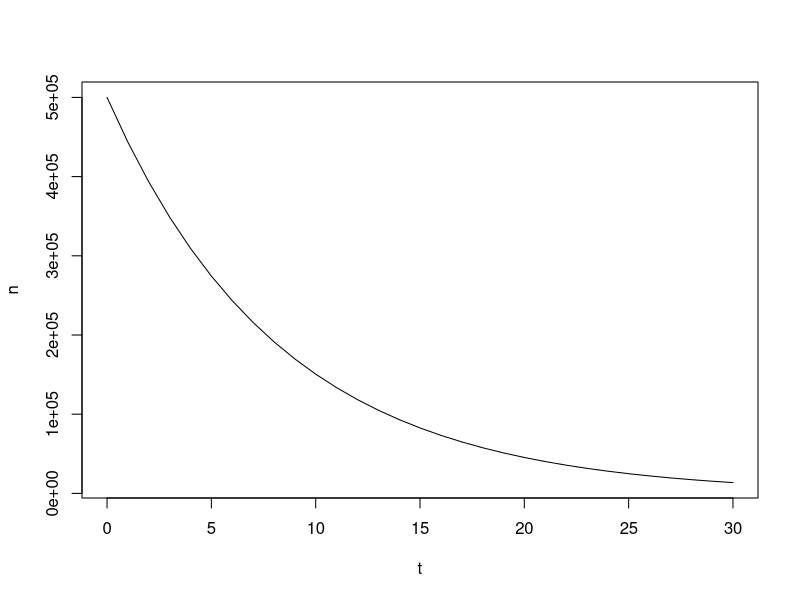
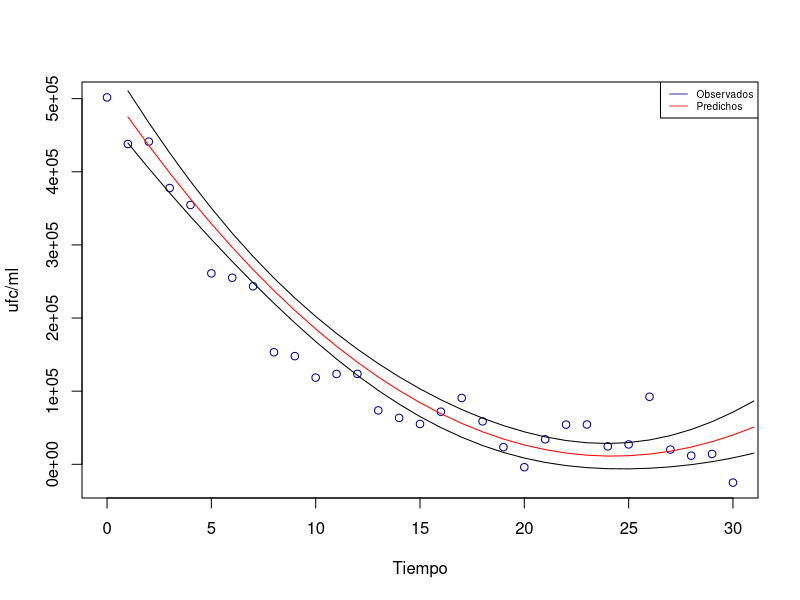

Write the R code that produced these figures, in order.
#Modelado de muerte microbiana
set.seed(31)
t <- seq(from = 0, to = 30, by = 1)
n <- 500000*exp(-0.12*t)
plot(n~t,type = "l")
noise <- rnorm(length(t), mean = 15, sd = 30000)
noise.n <- n + noise
print(noise.n)
plot(t,noise.n,col = "darkblue",xlab = "Tiempo",
     ylab = "ufc/ml")
model <- lm(noise.n~poly(t, degree = 2))
predictions <- predict(model,data.frame(t),
                       interval = "confidence",
                       level = 0.95)
lines(predictions[,1],col = 'red')
lines(predictions[,2],col = 'black')
lines(predictions[,3],col = 'black')
legend('topright',c("Observados","Predichos"),
       col = c("darkblue","red"),cex = 0.6,lwd = 0.8)
